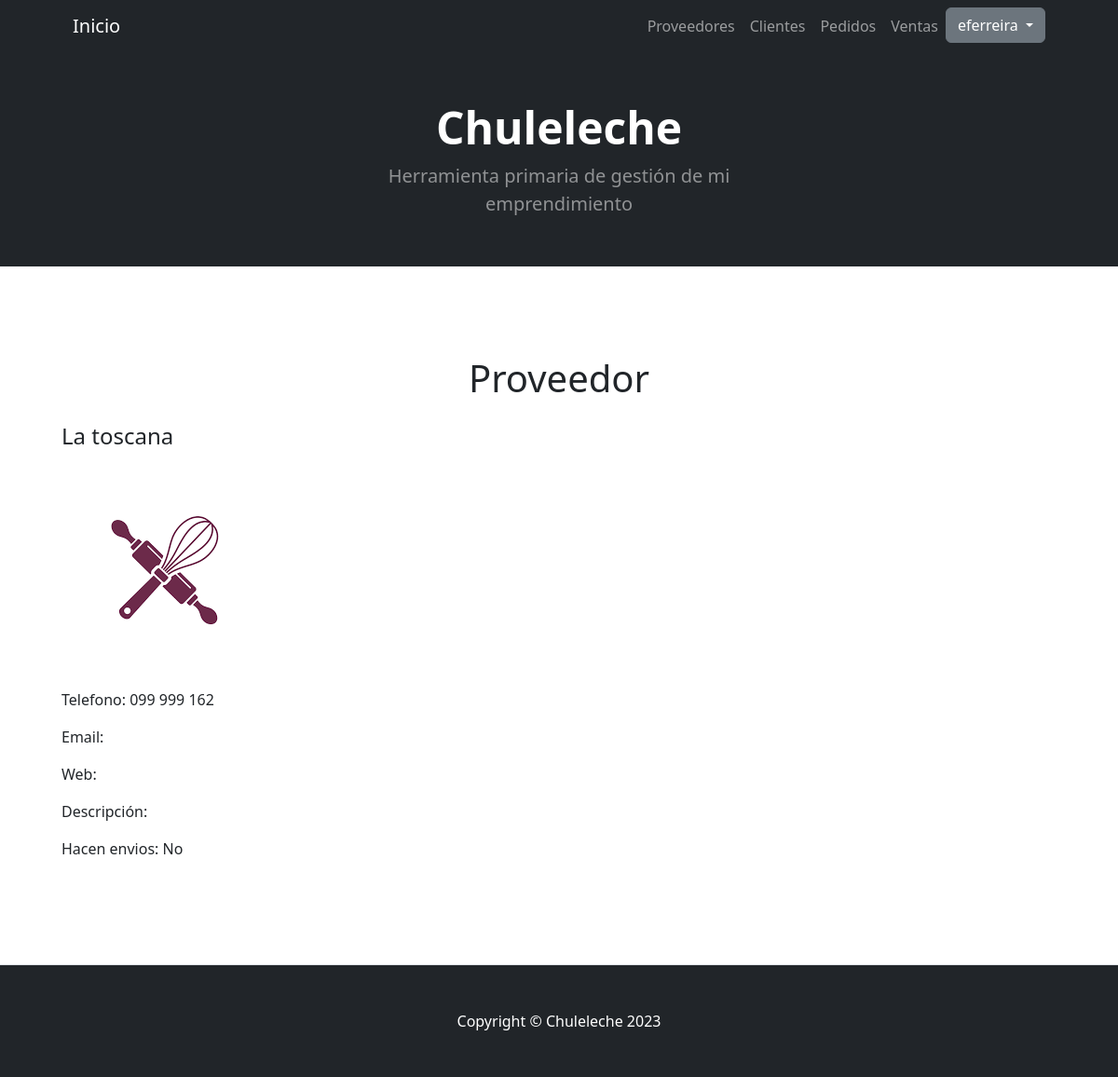
The app's page /proveedor/4/ (signed in) with its own data.
### AppChuleleche/models.py (models this page shows, shortened)
class Proveedor(models.Model):
    nombre = models.CharField(max_length=60)
    telefono = models.CharField(max_length=20, null=True, blank=True)
    correo = models.EmailField(max_length=40, null=True, blank=True)
    web = models.URLField(max_length=40, null=True, blank=True)
    descripcion = models.TextField(null=True, blank=True)
    hacen_envios = models.BooleanField(default=False)
    logo = models.ImageField(null=True, blank=True, upload_to="proveedores", default="proveedores/default_logo2.png")

### AppChuleleche/views.py (the view)
# urls.py: path('proveedor/<int:pk>/', views.ProveedorDetalle.as_view(), name='ProveedorDetalle'),
class ProveedorDetalle(LoginRequiredMixin,DetailView):
    model = Proveedor
    template_name = 'AppChuleleche/proveedor_detalle.html'

### AppChuleleche/templates/AppChuleleche/proveedor_detalle.html (shortened to what this page needs)
{% extends "AppChuleleche/base.html" %}
{% load static %}
{% block main %}
<div class="container text-center">
    <h1>Proveedor</h1>
</div>
<br>
<div class="container">
    <p><h4>{{proveedor.nombre}}</h4></p>
    {% if proveedor.logo %}
        <p><img src="{{proveedor.logo.url}}" alt=""></p>
    {% endif %}
    {% if proveedor.telefono is None %}
        <p>Telefono:</p>
    {% else %}
        <p>Telefono: {{proveedor.telefono}}</p>
    {% endif %}
    {% if proveedor.correo is None %}
        <p>Email:</p>
    {% else %}
        <p>Email: {{proveedor.correo}}</p>
    {% endif %}
    {% if proveedor.web is None %}
        <p>Web:</p>
    {% else %}
        <p>Web: {{proveedor.web}}</p>
    {% endif %}
    {% if proveedor.descripcion is None %}
        <p>Descripción:</p>
    {% else %}
        <p>Descripción: {{proveedor.descripcion}}</p>
    {% endif %}
    {% if proveedor.hacen_envios %}
        <p>Hacen envios: Sí</p>
    {% else %}
        <p>Hacen envios: No</p>
    {% endif %}
</div>
{% endblock main %}

### AppChuleleche/templates/AppChuleleche/base.html (shortened to what this page needs)
<!DOCTYPE html>
<html lang="en">
    <head>
        {% load static %}
        <link href="https://cdn.jsdelivr.net/npm/bootstrap-icons@1.4.1/font/bootstrap-icons.css" rel="stylesheet" />
        <link href="{% static 'AppChuleleche/css/styles.css' %}" rel="stylesheet" />
    </head>
    <body>
        <nav class="navbar navbar-expand-lg navbar-dark bg-dark">
            <div class="container px-5">
                <a class="navbar-brand" href="{% url 'Raiz' %}">Inicio</a>
                <div class="collapse navbar-collapse" id="navbarSupportedContent">
                    <ul class="navbar-nav ms-auto mb-2 mb-lg-0">
                        <li class="nav-item"><a class="nav-link" href="{% url 'Proveedores' %}">Proveedores</a></li>
                        <li class="nav-item"><a class="nav-link" href="{% url 'Clientes' %}">Clientes</a></li>
                        <li class="nav-item"><a class="nav-link" href="{% url 'Pedidos' %}">Pedidos</a></li>
                        <li class="nav-item"><a class="nav-link" href="{% url 'Ventas' %}">Ventas</a></li>
                        {% if request.user.is_authenticated %}
                            <div class="dropdown">
                                <button class="btn btn-secondary dropdown-toggle" type="button" id="dropdownMenuButton1" data-bs-toggle="dropdown" aria-expanded="false">
                                    {{ request.user.username }}
                                </button>
                            </div>
                        {% endif %}
                    </ul>
                </div>
            </div>
        </nav>
        <header class="bg-dark py-1">
            <div class="container px-5">
                <div class="row gx-5 justify-content-center">
                    <div class="col-lg-6">
                        <div class="text-center my-5">
                            <h1 class="display-5 fw-bolder text-white mb-2">Chuleleche</h1>
                            <p class="lead text-white-50 mb-4">Herramienta primaria de gestión de mi emprendimiento</p>
                        </div>
                    </div>
                </div>
            </div>
        </header>
        <section class="py-5 border-bottom" id="features">
            <div class="container px-5 my-5">
                <div class="row gx-5">
                    {% block main %}
                    {% endblock main %}
                </div>
            </div>
        </section>
        <footer class="py-5 bg-dark">
            <div class="container px-5"><p class="m-0 text-center text-white">Copyright &copy; Chuleleche 2023</p></div>
        </footer>
    </body>
</html>

### records on screen
Proveedor: nombre "La toscana", logo (placeholder picture), telefono "099 999 162"

### other values on screen
{{ request.user.username }} "eferreira"
